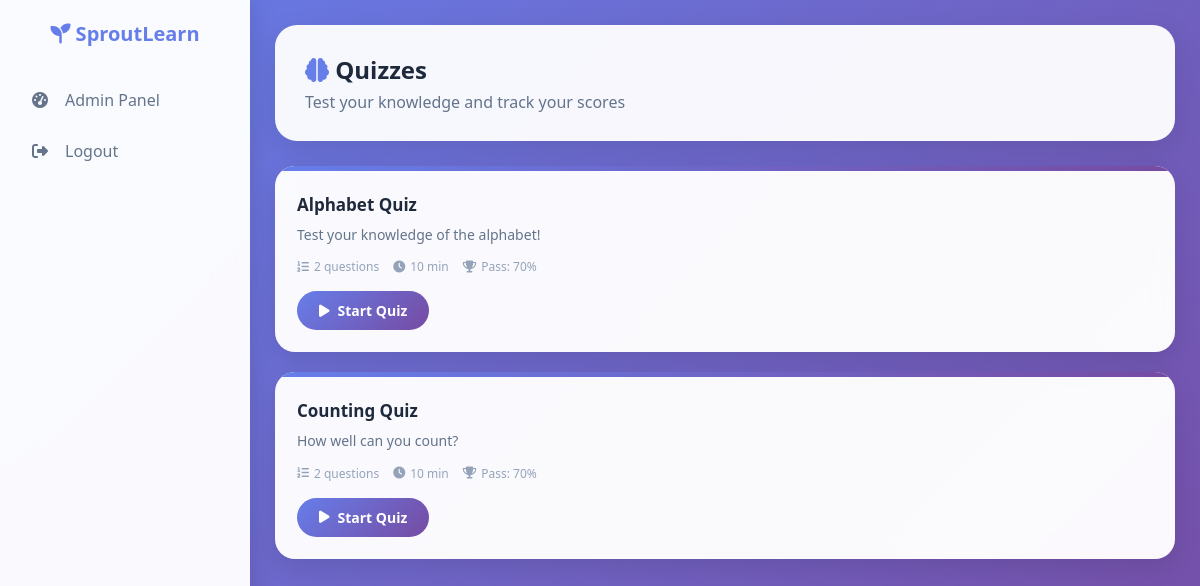
/quizzes.php (signed in), run on the app's committed database.
### tables this page shows
CREATE TABLE IF NOT EXISTS quizzes (
    id            INT AUTO_INCREMENT PRIMARY KEY,
    lesson_id     INT          NULL,
    title         VARCHAR(150) NOT NULL,
    description   TEXT,
    time_limit    INT          DEFAULT 10,
    passing_score INT          DEFAULT 70,
    is_active     TINYINT(1)   DEFAULT 1,
    created_at    TIMESTAMP    DEFAULT CURRENT_TIMESTAMP,
    FOREIGN KEY (lesson_id) REFERENCES lessons(id) ON DELETE SET NULL
);

### config.php (called while the page is built, shortened)
<?php
function getDBConnection() {
    try {
        $pdo = new PDO("mysql:host=".DB_HOST.";dbname=".DB_NAME.";charset=utf8mb4", DB_USER, DB_PASS);
        $pdo->setAttribute(PDO::ATTR_ERRMODE, PDO::ERRMODE_EXCEPTION);
        return $pdo;
    } catch(PDOException $e) {
        error_log('DB connection failed: ' . $e->getMessage());
        return null;
    }
}
function getAllQuizzes($course_id=null) {
    $pdo = getDBConnection(); if(!$pdo) return [];
    $sql = "SELECT q.*, c.title as course_title, l.title as lesson_title,
            (SELECT COUNT(*) FROM quiz_questions qq WHERE qq.quiz_id=q.id) as question_count
            FROM quizzes q
            LEFT JOIN lessons l ON q.lesson_id=l.id
            LEFT JOIN modules m ON l.module_id=m.id
            LEFT JOIN courses c ON m.course_id=c.id
            WHERE q.is_active=1";
    $params = [];
    $sql .= " ORDER BY q.created_at DESC";
    $stmt = $pdo->prepare($sql);
    $stmt->execute($params);
    return $stmt->fetchAll();
}
?>

### quizzes.php (the view, shortened to what this page needs)
<?php
require_once 'config.php';
$quizzes     = getAllQuizzes();
$attempt_map = [];
?>
<!DOCTYPE html>
<html lang="en">
<head>
    <link rel="stylesheet" href="https://cdnjs.cloudflare.com/ajax/libs/font-awesome/6.4.0/css/all.min.css">
</head>
<body>
<div class="particles"><div class="particle"></div><div class="particle"></div><div class="particle"></div><div class="particle"></div><div class="particle"></div><div class="particle"></div></div>
<div class="sidebar"><?php include 'sidebar.php'; ?></div>
<div class="main-content">
    <div class="page-header">
        <h1><i class="fas fa-brain" style="color:var(--primary)"></i> Quizzes</h1>
        <p>Test your knowledge and track your scores</p>
    </div>
    <?php if(empty($quizzes)): ?>
    <div style="background:rgba(255,255,255,0.95);border-radius:20px;padding:40px;text-align:center;box-shadow:0 10px 30px rgba(0,0,0,0.1);">
        <i class="fas fa-question-circle" style="font-size:48px;color:#cbd5e1;"></i>
        <p style="color:#64748b;margin-top:12px;">No quizzes available yet.</p>
    </div>
    <?php else: ?>
    <?php foreach($quizzes as $q):
        $has   = isset($attempt_map[$q['id']]);
        $score = $has ? round($attempt_map[$q['id']]['score'],1) : null;
        $passed = $has && $score >= $q['passing_score'];
    ?>
    <div class="quiz-card">
        <div class="quiz-card-accent"></div>
        <div class="quiz-card-body">
            <h3><?= htmlspecialchars($q['title']) ?></h3>
            <p><?= htmlspecialchars($q['description']) ?></p>
            <div class="quiz-meta">
                <span class="meta-tag"><i class="fas fa-list-ol"></i> <?= (int)$q['question_count'] ?> questions</span>
                <span class="meta-tag"><i class="fas fa-clock"></i> <?= (int)$q['time_limit'] ?> min</span>
                <span class="meta-tag"><i class="fas fa-trophy"></i> Pass: <?= (int)$q['passing_score'] ?>%</span>
            </div>
            <?php if($has): ?>
            <div class="score-display">
                <span class="score-badge <?= $passed?'score-pass':'score-fail' ?>"><?= $score ?>%</span>
                <span style="color:#64748b;font-size:14px;"><?= $passed?'✅ Passed':'❌ Not passed yet' ?></span>
            </div>
            <a href="quiz-start.php?id=<?= (int)$q['id'] ?>" class="btn btn-outline">
                <i class="fas fa-redo"></i> Retake Quiz
            </a>
            <?php else: ?>
            <a href="quiz-start.php?id=<?= (int)$q['id'] ?>" class="btn">
                <i class="fas fa-play"></i> Start Quiz
            </a>
            <?php endif; ?>
        </div>
    </div>
    <?php endforeach; ?>
    <?php endif; ?>
</div>
</body>
</html>

### quizzes.php (style rules this page uses)
:root { --primary:#667eea;--secondary:#764ba2;--white:#fff;--text:#1e293b; }
* { margin:0;padding:0;box-sizing:border-box; }
body { font-family:'Segoe UI',sans-serif; background:linear-gradient(135deg,#667eea,#764ba2,#f093fb,#4facfe,#43e97b); background-size:400% 400%; animation:gradientBG 14s ease infinite; min-height:100vh; }
.particles { position:fixed;top:0;left:0;width:100%;height:100%;pointer-events:none;z-index:0;overflow:hidden; }
.sidebar { width:250px;background:rgba(255,255,255,0.97);backdrop-filter:blur(16px);position:fixed;height:100vh;padding:20px 0;box-shadow:2px 0 24px rgba(0,0,0,0.12);z-index:100; }
.main-content { margin-left:250px;padding:25px;position:relative;z-index:1; }
.page-header { background:rgba(255,255,255,0.95);backdrop-filter:blur(10px);padding:28px 30px;border-radius:22px;margin-bottom:25px;box-shadow:0 10px 30px rgba(0,0,0,0.1);animation:fadeSlideIn 0.5s ease; }
.page-header h1 { font-size:24px;color:var(--text); }
.page-header p { color:#64748b;margin-top:5px; }
.quiz-card { background:rgba(255,255,255,0.97);backdrop-filter:blur(10px);border-radius:20px;overflow:hidden;margin-bottom:20px;box-shadow:0 8px 24px rgba(0,0,0,0.1);transition:transform 0.3s,box-shadow 0.3s;animation:fadeSlideIn 0.5s ease both; }
.quiz-card:nth-child(2) { animation-delay:0.10s; }
.quiz-card:nth-child(3) { animation-delay:0.15s; }
.quiz-card-accent { height:5px;background:linear-gradient(135deg,var(--primary),var(--secondary)); }
.quiz-card-body { padding:22px; }
.quiz-card-body h3 { color:var(--text);font-size:17px;margin-bottom:8px; }
.quiz-card-body p { color:#64748b;font-size:14px;line-height:1.6;margin-bottom:12px; }
.quiz-meta { display:flex;flex-wrap:wrap;gap:14px;margin-bottom:16px; }
.meta-tag { display:inline-flex;align-items:center;gap:5px;font-size:12px;color:#94a3b8;font-weight:500; }
.btn { display:inline-flex;align-items:center;gap:8px;background:linear-gradient(135deg,var(--primary),var(--secondary));color:white;padding:10px 22px;border-radius:50px;text-decoration:none;font-weight:600;font-size:14px;border:none;cursor:pointer;transition:transform 0.2s,box-shadow 0.2s; }

### data on the page
quizzes: title "Alphabet Quiz", description "Test your knowledge of the alphabet!", question_count "2", time_limit "10", passing_score "70"
quizzes: title "Counting Quiz", description "How well can you count?", question_count "2", time_limit "10", passing_score "70"
